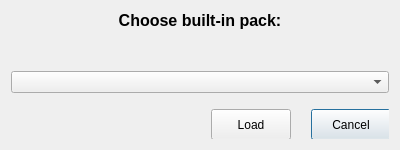
<?xml version="1.0" encoding="UTF-8"?>
<ui version="4.0">
 <class>packSelector</class>
 <widget class="QDialog" name="packSelector">
  <property name="geometry">
   <rect>
    <x>0</x>
    <y>0</y>
    <width>400</width>
    <height>150</height>
   </rect>
  </property>
  <property name="minimumSize">
   <size>
    <width>400</width>
    <height>150</height>
   </size>
  </property>
  <property name="maximumSize">
   <size>
    <width>400</width>
    <height>150</height>
   </size>
  </property>
  <property name="windowTitle">
   <string>Open built-in pack</string>
  </property>
  <layout class="QGridLayout" name="gridLayout">
   <item row="1" column="0">
    <widget class="QComboBox" name="selBox"/>
   </item>
   <item row="0" column="0">
    <widget class="QLabel" name="titleLabel">
     <property name="font">
      <font>
       <pointsize>12</pointsize>
       <weight>75</weight>
       <bold>true</bold>
      </font>
     </property>
     <property name="text">
      <string>Choose built-in pack:</string>
     </property>
     <property name="alignment">
      <set>Qt::AlignHCenter|Qt::AlignTop</set>
     </property>
    </widget>
   </item>
   <item row="2" column="0">
    <widget class="QFrame" name="buttonsFrame">
     <property name="minimumSize">
      <size>
       <width>0</width>
       <height>40</height>
      </size>
     </property>
     <property name="maximumSize">
      <size>
       <width>16777215</width>
       <height>40</height>
      </size>
     </property>
     <property name="frameShape">
      <enum>QFrame::NoFrame</enum>
     </property>
     <property name="frameShadow">
      <enum>QFrame::Plain</enum>
     </property>
     <widget class="QPushButton" name="cancelButton">
      <property name="geometry">
       <rect>
        <x>300</x>
        <y>10</y>
        <width>80</width>
        <height>31</height>
       </rect>
      </property>
      <property name="text">
       <string>Cancel</string>
      </property>
     </widget>
     <widget class="QPushButton" name="loadButton">
      <property name="geometry">
       <rect>
        <x>200</x>
        <y>10</y>
        <width>80</width>
        <height>31</height>
       </rect>
      </property>
      <property name="text">
       <string>Load</string>
      </property>
     </widget>
    </widget>
   </item>
  </layout>
 </widget>
 <resources/>
 <connections/>
</ui>
